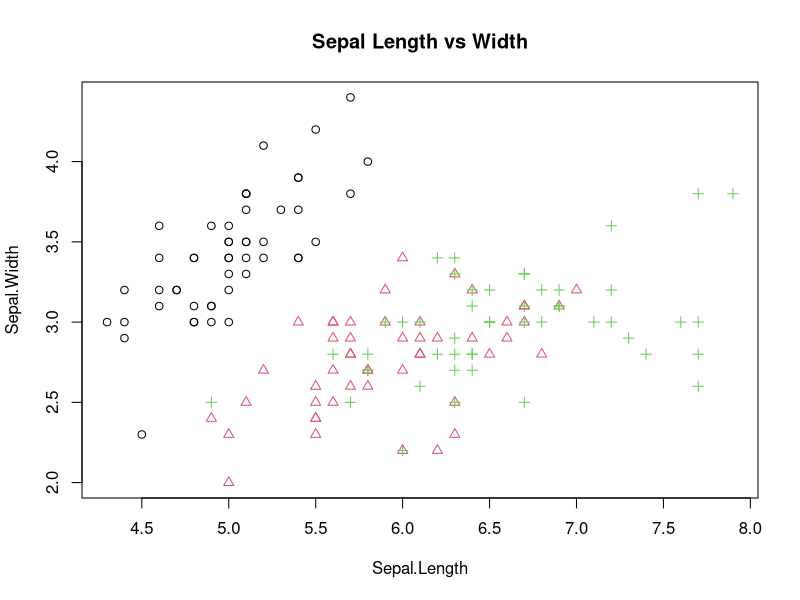
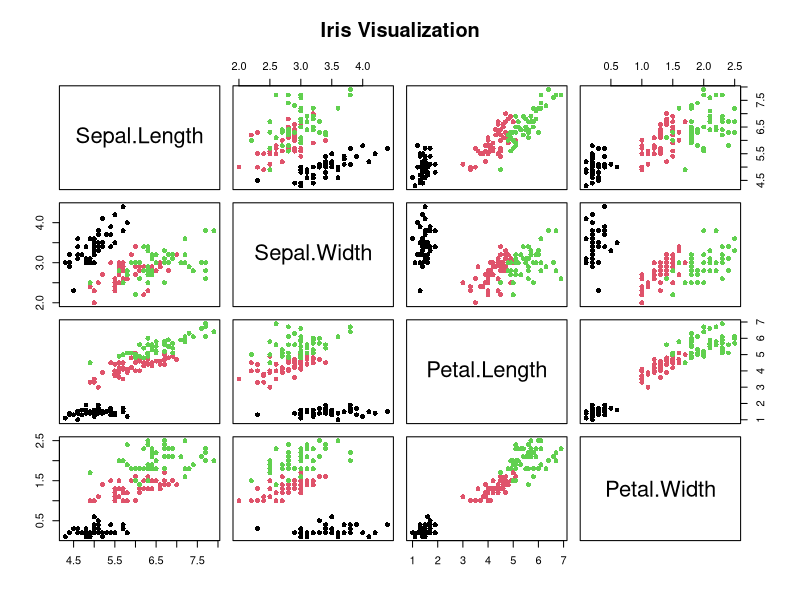
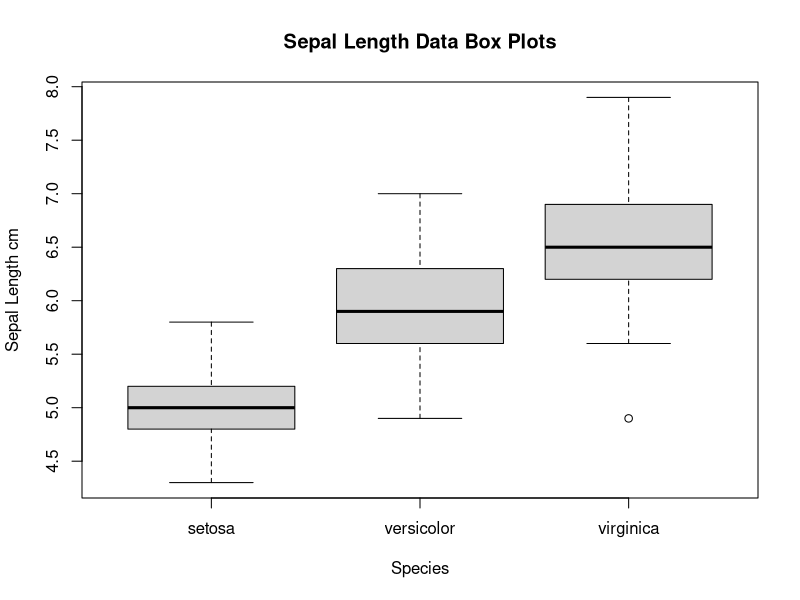

Here is the R script that generated these plots, in order:
# built into R
data("iris")

speciesID <- as.numeric(as.factor(iris$Species))

plot(iris$Sepal.Length, iris$Sepal.Width,
     pch = speciesID,
     col = speciesID,
     xlab = "Sepal.Length",
     ylab = "Sepal.Width",
     main = "Sepal Length vs Width")

pairs(iris[, 1:4],
      col = speciesID,
      pch = 16,
      main = "Iris Visualization")
      
boxplot(Sepal.Length ~ Species,
        data = iris,
        main = "Sepal Length Data Box Plots",
        ylab = "Sepal Length cm",
        xlab = "Species")
